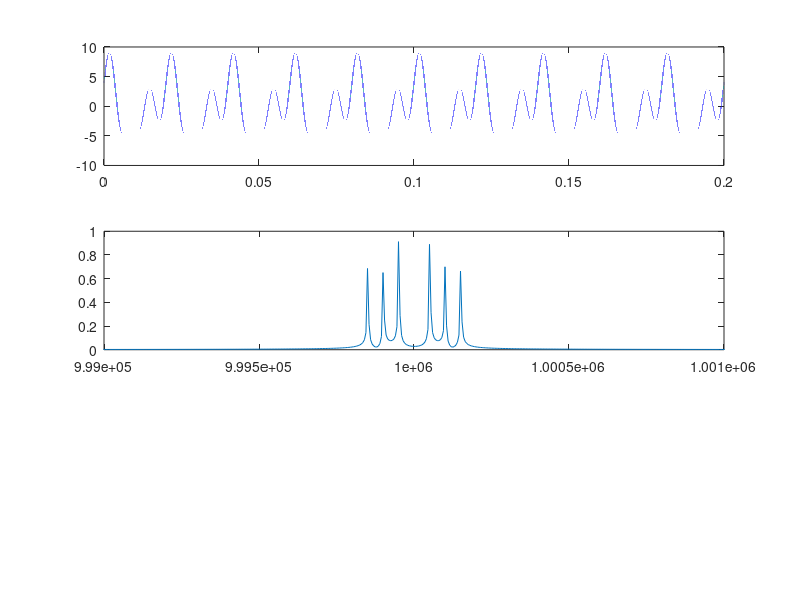

This chart was generated by the following MATLAB code:
function x = testing_stuff()
fs = 4000000;
t = 0:1/fs:0.2;
m =  4*cos(100*pi*t) + 3*sin(200*pi*t) + 3*sin(300*pi*t);
subplot(3,1,1);
plot(t,m);
u = cos(2000000*pi*t);
subplot(3,1,2);
plot(t,u);

AM_signal = m.*u;
M = fftshift(fft(AM_signal)); 
n = length(AM_signal) - 1;
df = fs/n;
f = -fs/2:df:fs/2;
subplot(3,1,2);
plot(f,abs(M)/n);
set(gca,'XLim',[999000 1001000]);
end
